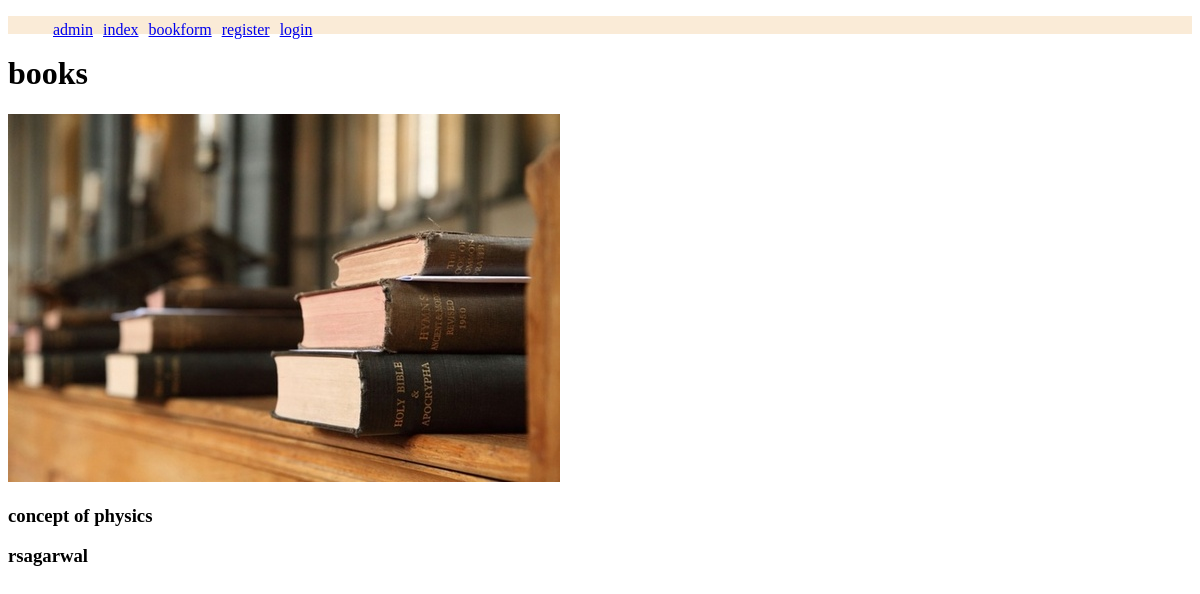
/myapp/, run on an earlier commit of the app's database.
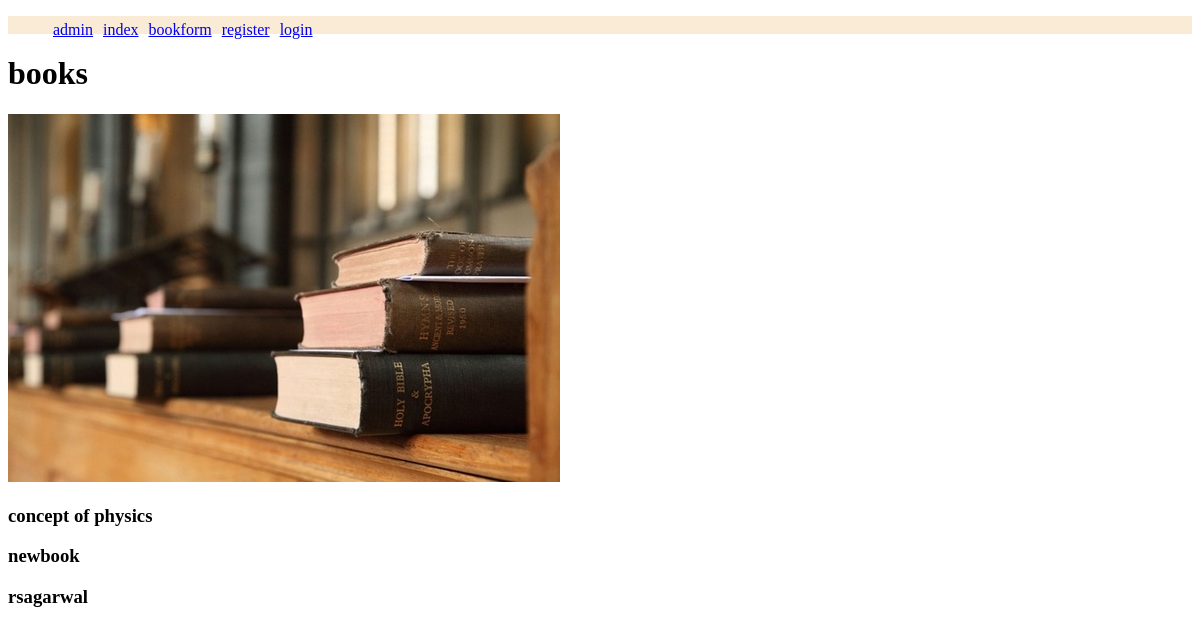
And on a later commit of the database.
### first_app/models.py (models this page shows, shortened)
class books(models.Model):
    name = models.CharField(max_length=100,unique=True)
    author = models.CharField(max_length=150,unique=True)
    cost  = models.CharField(max_length=100,unique=True)

### first_app/views.py (the view)
def index(request):
    books_list=books.objects.order_by('name')
    my_dict = {'book':books_list}
    return render(request,'first_app/index.html',context=my_dict)

### templates/first_app/index.html
{% extends 'first_app/base.html' %}
{% load staticfiles %}
{% block body_block %}
<h1>books</h1>
<img src="{% static "images/book.jpg" %}">
{% for b in book %}
    <h3>{{ b.name }}</h3>
{% endfor %}
{% endblock %}

### templates/first_app/base.html (shortened to what this page needs)
<!DOCTYPE html>
<html lang="en">
<head>
</head>
<body>
<div style="background-color: antiquewhite ">
<ul style=" list-style: none; ">
        <li style=" float:left; margin: 5px;" ><a href="{% url 'admin:index' %}">admin</a></li>
    <li style=" float:left; margin: 5px;" ><a href="{% url 'index' %}">index</a></li>
    <li style=" float:left; margin: 5px;"><a href="{% url 'bookform' %}">bookform</a></li>
    <li style=" float:left; margin: 5px;"><a href="{% url 'register' %}">register</a></li>
    {% if user.is_authenticated %}
        <li style=" float:left; margin: 5px;"><a href="{% url 'logout' %}">logout</a></li>
    {% else  %}
        <li style=" float:left; margin: 5px;"><a href="{% url 'login' %}">login</a></li>
    {% endif %}
</ul><br></div>
{% block body_block %}
{% endblock %}
</body>
</html>

What changed in the data, as far as the page shows it:
added books: name "newbook"
